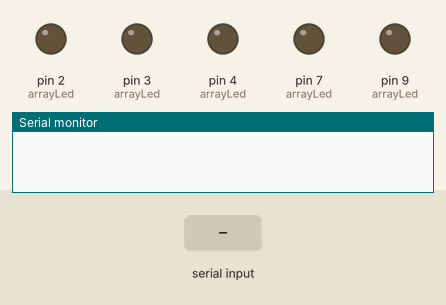
This sketch was run on a simulated Arduino Uno, built with avr-gcc and run on an emulated ATmega328P. Parts: output pins drawn as LEDs (lit = HIGH), the last lines printed to the serial monitor. Dashed ring = blinking. The inputs (shaded band) are chosen by the test bench.

Above: at 1.2 s.
1.3 s: "2" received over Serial
At 1.37 s:
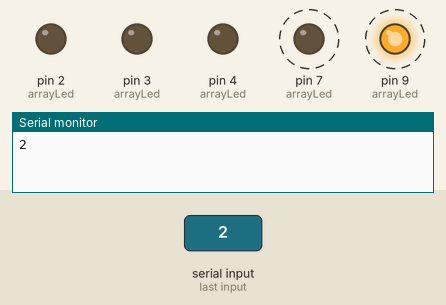
4.3 s: "1" received over Serial
At 4.8 s:
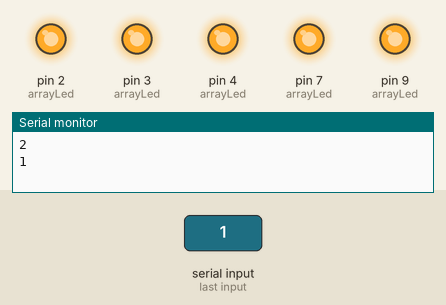
5.8 s: "2" received over Serial
At 6.1 s:
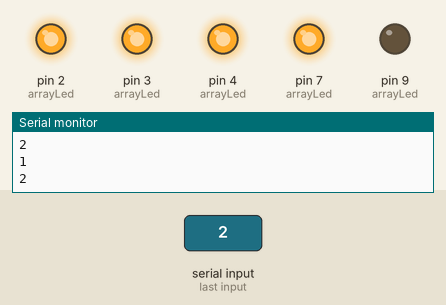
8.8 s: "0" received over Serial
At 9.5 s:
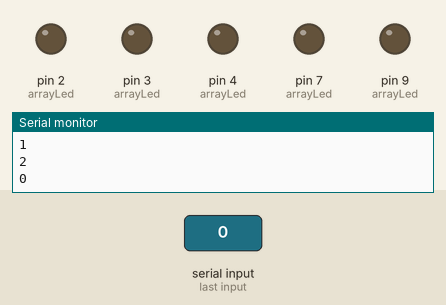
Timing chart, 0 to 11.3 s (numbered marks = the images above; inputs shaded):
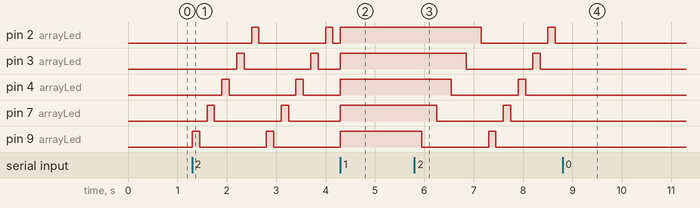

The sketch:

led_ativado_serial.ino
```cpp
#define red 9
#define green 7
#define yellow 4
#define blue 3
#define orange 2
int arrayLed[] = {red, green, yellow, blue, orange};
int tamanhoArray = sizeof(arrayLed) / sizeof(arrayLed[0]);
char entrada;
void trocarEstadoLed(char estado)
{
  switch (estado)
  {
    case '0':
      apaga();
      break;
    case '1':
      acende();
      break;
    case '2':
      sequencial();
      break;
  }
}
void apaga()
{
  for (int i =0; i<tamanhoArray; i++)
  {
    digitalWrite(arrayLed[i], LOW);
  }
}
void acende()
{
  for (int i =0; i<tamanhoArray; i++)
  {
    digitalWrite(arrayLed[i], HIGH);
  }
}
void sequencial()
{
  for (int i=0; i < tamanhoArray; i++)
  {
    digitalWrite(arrayLed[i], HIGH);
    delay (150);
    digitalWrite(arrayLed[i], LOW);
    delay (150);
  }
}

void setup()
{
  Serial.begin(9600);

  for (int i =0; i<tamanhoArray; i++)
  {
    pinMode(arrayLed[i], OUTPUT);
  }
}

void loop()
{

  if (Serial.available() > 0)
  {
    // Lê byte da serial
    entrada = Serial.read();
    Serial.println(entrada);
  }
    trocarEstadoLed(entrada);
}
```

Measured:
- after the input at 1.3 s, pin 2 (arrayLed): alternates HIGH for 0.15 s and LOW for 1.4 s, starting after 1.2 s; pin 3 (arrayLed): alternates HIGH for 0.15 s and LOW for 1.4 s, starting after 0.90 s
- after the input at 4.3 s, pin 9 (arrayLed): goes on until 4.3 s, then stays HIGH
- after the input at 5.8 s, pin 2 (arrayLed): HIGH → LOW after 1.4 s, → HIGH 1.4 s later, → LOW 0.15 s later; pin 3 (arrayLed): HIGH → LOW after 1.1 s, → HIGH 1.4 s later, → LOW 0.15 s later
- after the input at 8.8 s, pin 2 (arrayLed): stays LOW (without the input it goes to HIGH after 1.2 s); pin 3 (arrayLed): stays LOW (without the input it goes to HIGH after 0.90 s); pin 4 (arrayLed), pin 7 (arrayLed), pin 9 (arrayLed): stops changing and stays LOW
